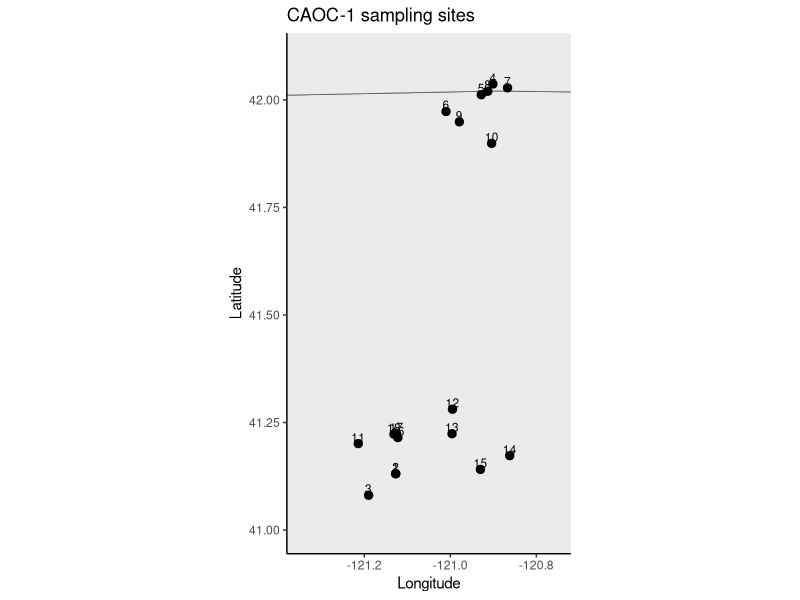
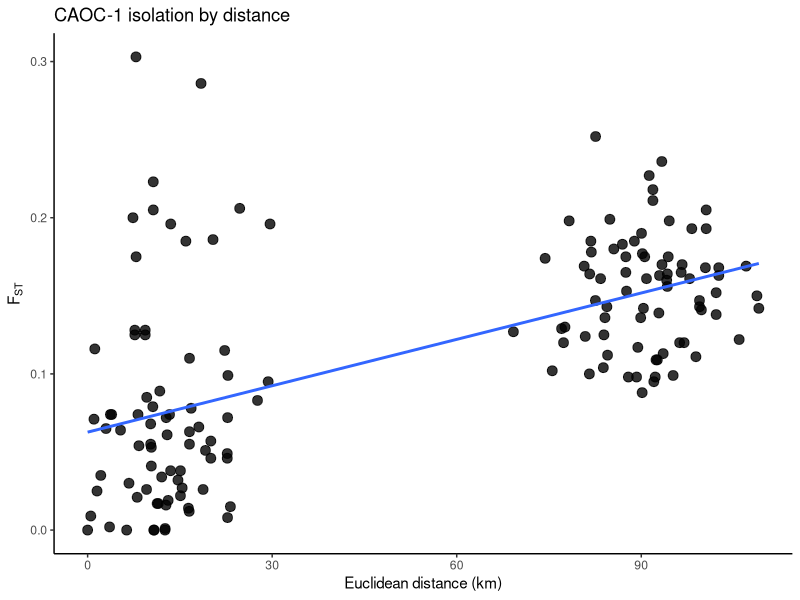

The R source for these figures, in order: (Note: this script raises an error after producing the figures.)
# -----------------------------
# CAOC-1 Sacramento sucker
# Catostomus occidentalis
# site coordinates + FST matrix + IBD plot
# -----------------------------

library(ggplot2)
library(geosphere)
library(maps)

save_dir <- "/Users/johnmccall/Library/CloudStorage/OneDrive-TheOhioStateUniversity/Spring_2026/Landgen_DGS/DGS-Patterns-of-Fish-Diversity/DGS-Patterns-of-Fish-Diversity/Objective 2/Data/CAOC-1"

# -----------------------------
# 0) site coordinates
# best-available coordinates inferred from Figure 2 + named streams
# original sample order from paper:
# 10 Ash Valley (field microps, genetically occidentalis)
# 11 Ash Valley
# 12 Willow (Ash)
# 13 Dent
# 14 Drews
# 15 Hay
# 16 Auger
# 17 Cottonwood
# 18 Cox
# 19 Dry Creek
# 20 Willow (G)
# 21 Mainstem
# 22 NorthFork
# 23 Parker
# 24 South Fork
# 25 Stones Canyon
# 26 Turner-low
# 27 Turner-mid-b
# -----------------------------
CAOC_1_coords <- data.frame(
  site = as.character(1:18),
  #site_name = c("Ash Valley_m", "Ash Valley_o", "Willow_Ash", "Dent", "Drews", "Hay", "Auger", "Cottonwood", "Cox", "Dry Creek", "Willow_G", "Mainstem", "NorthFork", "Parker", "South Fork", "Stones Canyon", "Turner-low", "Turner-mid-b"),
  lat = c(41.131, 41.131, 41.081, 42.037, 42.012, 41.973, 42.028, 42.020, 41.949, 41.899, 41.201, 41.281, 41.224, 41.173, 41.141, 41.215, 41.224, 41.223),
  lon = c(-121.127, -121.127, -121.190, -120.901, -120.928, -121.010, -120.867, -120.913, -120.979, -120.904, -121.214, -120.995, -120.996, -120.862, -120.930, -121.122, -121.125, -121.131),
  stringsAsFactors = FALSE
)

# -----------------------------
# 1) map of sampling locations
# -----------------------------
states_map <- map_data("state")
ca_or_map <- subset(states_map, region %in% c("california", "oregon"))

map_xlim <- c(-121.35, -120.75)
map_ylim <- c(41.00, 42.10)

ggplot() +
  geom_polygon(
    data = ca_or_map,
    aes(x = long, y = lat, group = group),
    fill = "grey92", color = "grey40", linewidth = 0.3
  ) +
  geom_point(
    data = CAOC_1_coords,
    aes(x = lon, y = lat),
    size = 2.5
  ) +
  geom_text(
    data = CAOC_1_coords,
    aes(x = lon, y = lat, label = site),
    nudge_y = 0.015,
    size = 3.0
  ) +
  coord_fixed(xlim = map_xlim, ylim = map_ylim) +
  theme_classic() +
  labs(
    x = "Longitude",
    y = "Latitude",
    title = "CAOC-1 sampling sites"
  )

# -----------------------------
# 2) geographic distance matrix
# straight-line distance in km
# -----------------------------
geo_dist_km <- geosphere::distm(
  as.matrix(CAOC_1_coords[, c("lon", "lat")]),
  fun = geosphere::distHaversine
) / 1000

rownames(geo_dist_km) <- CAOC_1_coords$site
colnames(geo_dist_km) <- CAOC_1_coords$site

# -----------------------------
# 3) pairwise FST matrix
# Appendix S1; above-diagonal FST values
# CAOC-1 includes samples 10-27, because sample 10 was
# considered C. occidentalis in population-level analyses
# -----------------------------
CAOC_1_fst <- matrix(c(
  0.000, 0.000, 0.128, 0.168, 0.143, 0.156, 0.138, 0.205, 0.211, 0.165, 0.223, 0.046, 0.022, 0.046, 0.055, 0.125, 0.041, 0.055,
  0.000, 0.000, 0.125, 0.163, 0.147, 0.164, 0.152, 0.193, 0.218, 0.175, 0.205, 0.057, 0.038, 0.049, 0.063, 0.128, 0.053, 0.068,
  0.128, 0.125, 0.000, 0.142, 0.122, 0.168, 0.150, 0.169, 0.193, 0.160, 0.196, 0.083, 0.072, 0.095, 0.099, 0.185, 0.078, 0.110,
  0.168, 0.163, 0.142, 0.000, 0.002, 0.017, 0.065, 0.035, 0.089, 0.027, 0.170, 0.112, 0.161, 0.120, 0.141, 0.236, 0.109, 0.109,
  0.143, 0.147, 0.122, 0.002, 0.000, 0.021, 0.064, 0.025, 0.074, 0.016, 0.170, 0.100, 0.098, 0.113, 0.120, 0.177, 0.098, 0.117,
  0.156, 0.164, 0.168, 0.017, 0.021, 0.000, 0.074, 0.026, 0.074, 0.034, 0.153, 0.129, 0.161, 0.136, 0.139, 0.199, 0.125, 0.136,
  0.138, 0.152, 0.150, 0.065, 0.064, 0.074, 0.000, 0.074, 0.072, 0.032, 0.165, 0.104, 0.088, 0.099, 0.111, 0.163, 0.095, 0.098,
  0.205, 0.193, 0.169, 0.035, 0.025, 0.026, 0.074, 0.000, 0.085, 0.038, 0.198, 0.147, 0.185, 0.175, 0.161, 0.227, 0.142, 0.175,
  0.211, 0.218, 0.193, 0.089, 0.074, 0.074, 0.072, 0.085, 0.000, 0.054, 0.180, 0.174, 0.169, 0.183, 0.190, 0.252, 0.164, 0.185,
  0.165, 0.175, 0.160, 0.027, 0.016, 0.034, 0.032, 0.038, 0.054, 0.000, 0.178, 0.127, 0.102, 0.124, 0.143, 0.198, 0.120, 0.130,
  0.223, 0.205, 0.196, 0.170, 0.170, 0.153, 0.165, 0.198, 0.180, 0.178, 0.000, 0.186, 0.286, 0.196, 0.206, 0.303, 0.175, 0.200,
  0.046, 0.057, 0.083, 0.112, 0.100, 0.129, 0.104, 0.147, 0.174, 0.127, 0.186, 0.000, 0.000, 0.014, 0.012, 0.061, 0.001, 0.019,
  0.022, 0.038, 0.072, 0.161, 0.098, 0.161, 0.088, 0.185, 0.169, 0.102, 0.286, 0.000, 0.000, 0.000, 0.000, 0.079, 0.000, 0.017,
  0.046, 0.049, 0.095, 0.120, 0.113, 0.136, 0.099, 0.175, 0.183, 0.124, 0.196, 0.014, 0.000, 0.000, 0.030, 0.115, 0.008, 0.015,
  0.055, 0.063, 0.099, 0.141, 0.120, 0.139, 0.111, 0.161, 0.190, 0.143, 0.206, 0.012, 0.000, 0.030, 0.000, 0.066, 0.026, 0.051,
  0.125, 0.128, 0.185, 0.236, 0.177, 0.199, 0.163, 0.227, 0.252, 0.198, 0.303, 0.061, 0.079, 0.115, 0.066, 0.000, 0.071, 0.116,
  0.041, 0.053, 0.078, 0.109, 0.098, 0.125, 0.095, 0.142, 0.164, 0.120, 0.175, 0.001, 0.000, 0.008, 0.026, 0.071, 0.000, 0.009,
  0.055, 0.068, 0.110, 0.109, 0.117, 0.136, 0.098, 0.175, 0.185, 0.130, 0.200, 0.019, 0.017, 0.015, 0.051, 0.116, 0.009, 0.000
), nrow = 18, byrow = TRUE)

rownames(CAOC_1_fst) <- colnames(CAOC_1_fst) <- CAOC_1_coords$site
CAOC_1_fst[CAOC_1_fst < 0] <- 0
diag(CAOC_1_fst) <- 0

# -----------------------------
# 4) pairwise dataframe for IBD plot
# -----------------------------
ibd_df <- data.frame(
  site1   = rownames(CAOC_1_fst)[row(CAOC_1_fst)[upper.tri(CAOC_1_fst)]],
  site2   = colnames(CAOC_1_fst)[col(CAOC_1_fst)[upper.tri(CAOC_1_fst)]],
  fst     = CAOC_1_fst[upper.tri(CAOC_1_fst)],
  dist_km = geo_dist_km[upper.tri(geo_dist_km)]
)

# -----------------------------
# 5) IBD plot
# -----------------------------
ggplot(ibd_df, aes(x = dist_km, y = fst)) +
  geom_point(size = 3, alpha = 0.8) +
  geom_smooth(method = "lm", se = FALSE) +
  theme_classic() +
  labs(
    x = "Euclidean distance (km)",
    y = expression(F[ST]),
    title = "CAOC-1 isolation by distance"
  )

# -----------------------------
# 6) quick checks
# -----------------------------
stopifnot(identical(rownames(CAOC_1_fst), CAOC_1_coords$site))
stopifnot(identical(colnames(CAOC_1_fst), CAOC_1_coords$site))
stopifnot(isTRUE(all.equal(CAOC_1_fst, t(CAOC_1_fst))))

# -----------------------------
# 7) save RData
# -----------------------------
out_dir <- file.path(save_dir, "data")

if (!dir.exists(out_dir)) {
  dir.create(out_dir, recursive = TRUE)
}

save(
  CAOC_1_fst,
  CAOC_1_coords,
  file = file.path(out_dir, "CAOC-1.RData")
)
